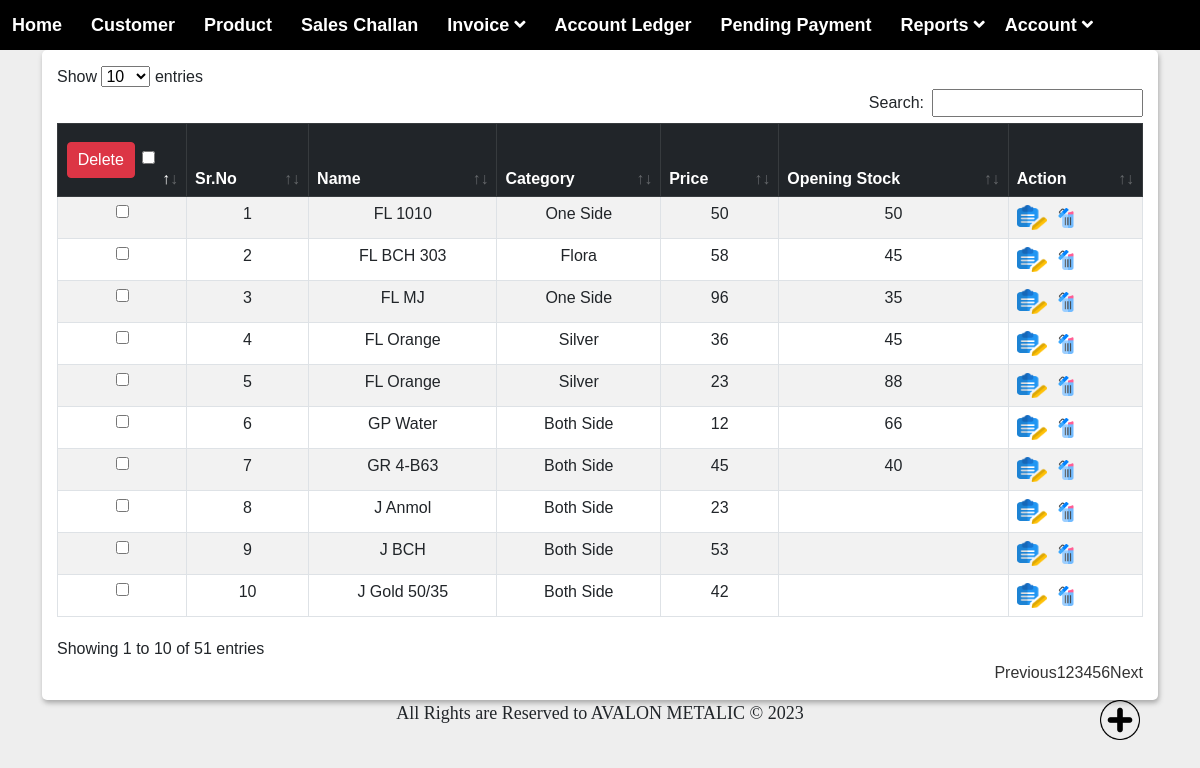
Screenshot of /product/view_prod.php with the database file from the repository.
### tables this page shows
CREATE TABLE `product` (
  `id` int(50) NOT NULL,
  `name` varchar(100) NOT NULL,
  `category` varchar(100) NOT NULL,
  `price` varchar(250) NOT NULL,
  `opening_stock` varchar(50) NOT NULL
);

### product/view_prod.php (the view, shortened to what this page needs)
<?php
include('../inc/connection.php');
include('../inc/menu.php');
?>
<!DOCTYPE html>
<html lang="en">
<head>
    <link rel="stylesheet" href="../assets/css/bootstrap.min.css">
    <link rel="stylesheet" href="../assets/css/datatables.min.css">
    <link rel="stylesheet" href="../assets/css/style.css">
    <link rel="stylesheet" href="../assets/buttons.dataTables.min.css">
</head>
<body>
    <div class="container">
        <a href="add_prod.php">
            <img src="../IMG/add.png" height="40px" width="40px" alt="" class="img1">
        </a>
        <div class="data_table">
            <form method="post">
                <table id="example" class="table table-striped table-bordered table-hover">
                    <thead class="table-dark">
                        <tr>
                            <th style="width: 90px; text-align:center;">
                                <button type="submit" name="prod_delete_multiple_btn"
                                    class="btn btn-danger">Delete</button>
                                <input type="checkbox" id="chkAll">
                            </th>
                            <th>Sr.No</th>
                            <th>Name</th>
                            <th>Category</th>
                            <th>Price</th>
                            <th>Opening Stock</th>
                            <th>Action</th>
                        </tr>
                    </thead>
                    <tbody>
                        <?php
                        $cnt = 1;
                        $query = "SELECT * FROM product";
                        $res = mysqli_query($con, $query);
                        if (mysqli_num_rows($res) > 0) {
                            foreach ($res as $row) {
                        ?>
                        <tr>
                            <td style="width: 10px; text-align:center;">
                                <input type="checkbox" name="product_delete_id[]" value="<?= $row['id']; ?>"
                                    class="tblChk">
                            </td>
                            <td style="text-align: center;"><?= $cnt; ?></td>
                            <td style="text-align: center;"><?= $row['name']; ?></td>
                            <td style="text-align: center;"><?= $row['category']; ?></td>
                            <td style="text-align: center;"><?= $row['price']; ?></td>
                            <td style="text-align: center;"><?= $row['opening_stock']; ?></td>
                            <td>
                                <a href="updt_prod.php?id=<?php echo $row['id']; ?>"><img src="../IMG/edit.png"
                                        height="25px" width="30PX"></a>&nbsp;
                                <a href="del_prod.php?id=<?php echo $row['id']; ?>"
                                    onclick="return confirm('Are You Sure?');"><img src="../IMG/delete.png"
                                        height="20px" width="20px"></a>
                            </td>
                        </tr>
                        <?php
                                $cnt++;
                            }
                        } else {
                            ?>
                        <tr>
                            <td colspan="5">No Record Found</td>
                        </tr>
                        <?php
                        }
                        ?>
                    </tbody>
                </table>
            </form>
        </div>
    </div>
</body>
</html>
<?php
	include('../inc/footer.php');
?>

### assets/css/style.css (style rules this page uses)
* { margin: 0; padding: 0; outline: 0; }
html { scroll-behavior: smooth; }
body { background: #eee; font-family: 'Raleway', sans-serif; font-family: 'Roboto', sans-serif; font-family: 'Poppins', sans-serif; font-family: 'Rubik', sans-serif; padding: 0s; }
h1, h2, h3, h4, h5, h6, p, a, ol, ul, li, img, span, input, form, label, .btn, .navbar, .navbar-brand { margin: 0; padding: 0; }
a, a:hover { text-decoration: none; color: #333; -webkit-transition: 0.2s; transition: 0.2s; }
.data_table { background: #fff; padding: 15px; box-shadow: 1px 3px 5px #aaa; border-radius: 5px; }
.data_table .btn { padding: 5px 10px; margin: 10px 3px 10px 0; }

### inc/menu.php (style rules this page uses)
* { margin: 0; padding: 0; box-sizing: border-box; }
body { font-family: -apple-system, BlinkMacSystemFont, 'Segoe UI', Roboto, Oxygen, Ubuntu, Cantarell, 'Open Sans', 'Helvetica Neue', sans-serif; background-image: url(background-img.jpg); background-size: cover; background-attachment: fixed; }

### product/view_prod.php (style rules this page uses)
.img1 { position: fixed; bottom: 60px; right: 60px; }

### rows the page displays
product: name "FL 1010", category "One Side", price "50", opening_stock "50"
product: name "FL BCH 303", category "Flora", price "58", opening_stock "45"
product: name "FL MJ", category "One Side", price "96", opening_stock "35"
product: name "FL Orange", category "Silver", price "36", opening_stock "45"
product: name "FL Orange", category "Silver", price "23", opening_stock "88"
product: name "GP Water", category "Both Side", price "12", opening_stock "66"
product: name "GR 4-B63", category "Both Side", price "45", opening_stock "40"
product: name "J Anmol", category "Both Side", price "23"
product: name "J BCH", category "Both Side", price "53"
product: name "J Gold 50/35", category "Both Side", price "42"
